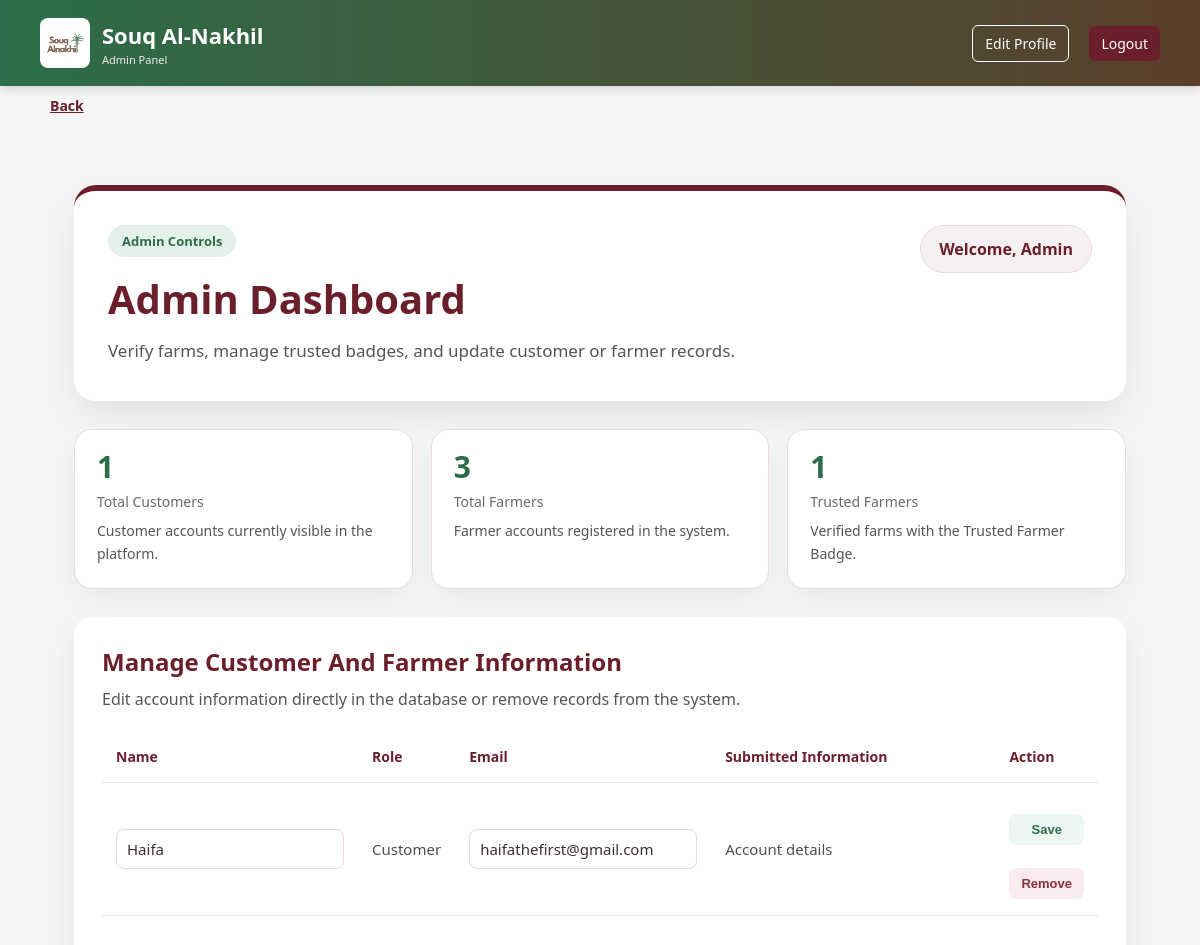
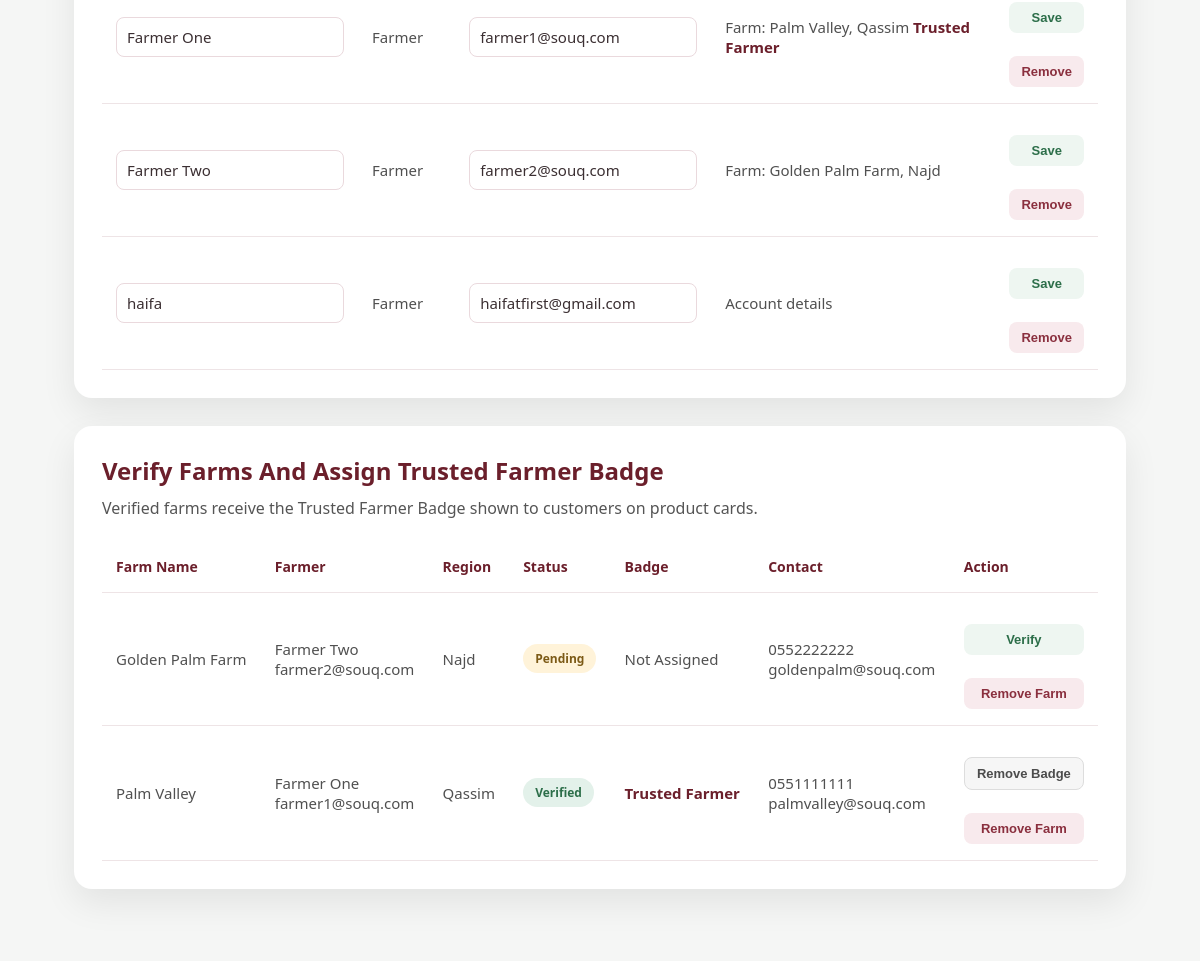
Page /AdminDashboard.php (signed in, upper part) on the earlier database version (2 pictures, top to bottom).
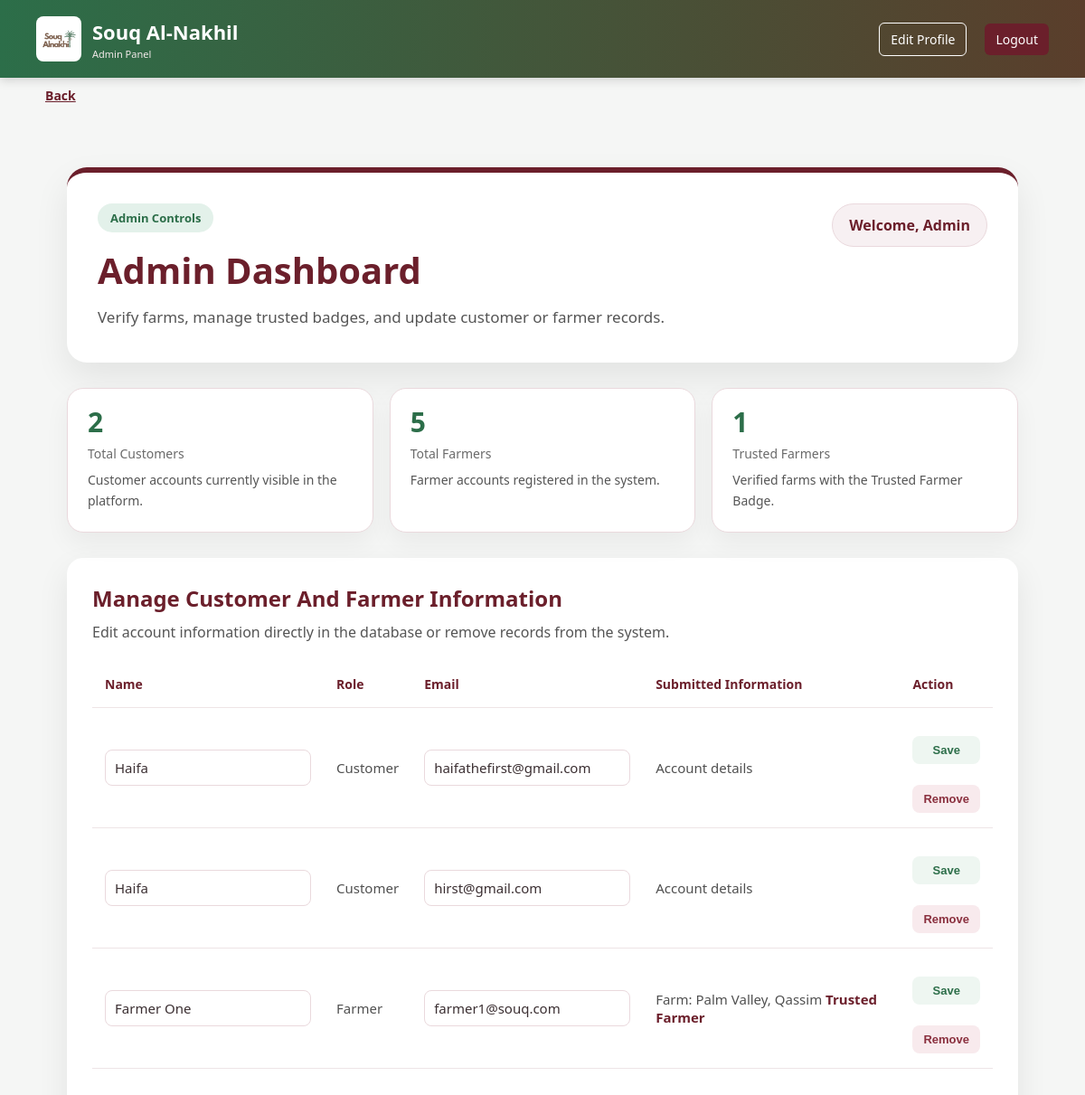
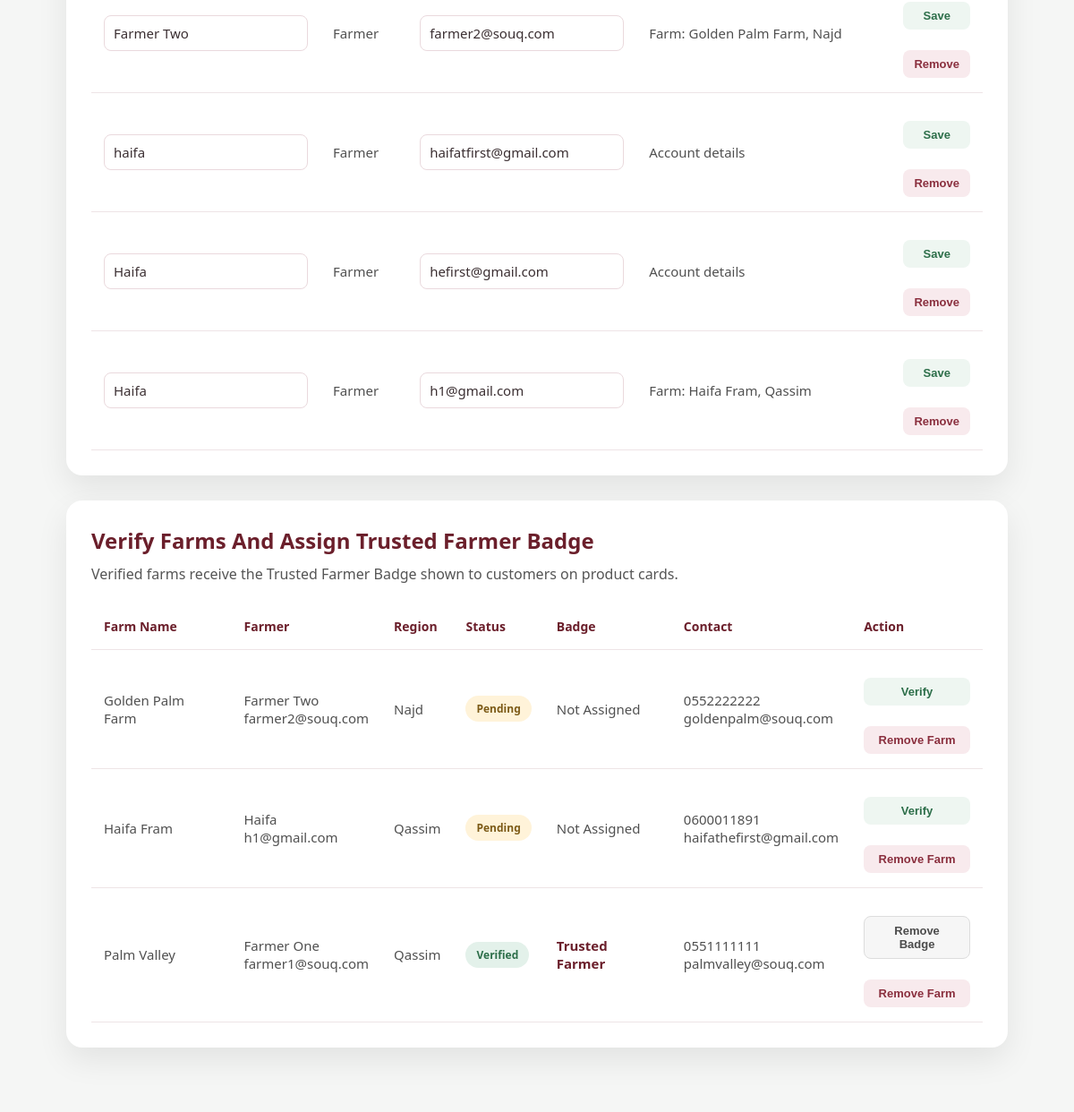
Same page on the later database version (2 pictures, top to bottom).
### tables this page shows
CREATE TABLE `users` (
  `id` int(11) NOT NULL,
  `full_name` varchar(100) NOT NULL,
  `email` varchar(100) NOT NULL,
  `password` varchar(255) NOT NULL,
  `role` enum('customer','farmer','admin') NOT NULL,
  `created_at` timestamp NOT NULL DEFAULT current_timestamp()
);

CREATE TABLE `farms` (
  `id` int(11) NOT NULL,
  `farmer_user_id` int(11) NOT NULL,
  `farm_name` varchar(100) NOT NULL,
  `region` enum('Najd','Qassim','Al-Ahsa') NOT NULL,
  `farm_description` text NOT NULL,
  `contact_phone` varchar(20) DEFAULT NULL,
  `contact_email` varchar(100) DEFAULT NULL,
  `is_verified` tinyint(1) DEFAULT 0
);

### AdminDashboard.php (the view, shortened to what the changed rows need)
<?php
include "config.php";
function h($value) {
    return htmlspecialchars((string)$value, ENT_QUOTES, "UTF-8");
}
function count_rows($conn, $sql) {
    $result = mysqli_query($conn, $sql);
    $row = mysqli_fetch_assoc($result);
    return (int)($row["total"] ?? 0);
}
$customer_count = count_rows($conn, "SELECT COUNT(*) AS total FROM users WHERE role = 'customer'");
$farmer_count = count_rows($conn, "SELECT COUNT(*) AS total FROM users WHERE role = 'farmer'");
$users_sql = "SELECT
                u.id,
                u.full_name,
                u.email,
                u.role,
                f.farm_name,
                f.region,
                f.is_verified
              FROM users u
              LEFT JOIN farms f ON f.farmer_user_id = u.id
              WHERE u.role IN ('customer', 'farmer')
              ORDER BY u.role, u.full_name";
$users_result = mysqli_query($conn, $users_sql);
$farms_sql = "SELECT
                f.id,
                f.farm_name,
                f.region,
                f.contact_phone,
                f.contact_email,
                f.is_verified,
                u.full_name AS farmer_name,
                u.email AS farmer_email
              FROM farms f
              INNER JOIN users u ON u.id = f.farmer_user_id
              ORDER BY f.is_verified ASC, f.farm_name";
$farms_result = mysqli_query($conn, $farms_sql);
?>
<!DOCTYPE html>
<html lang="en">
<head>
  <link rel="stylesheet" href="style.css">
</head>
<body>
  <main class="page-shell">
    <section class="dashboard-hero">
      <div class="dashboard-hero-top">
        <div>
          <h1>Admin Dashboard</h1>
        </div>
      </div>
    </section>
    <section class="stats-row">
      <div class="dashboard-stat">
        <strong><?php echo $customer_count; ?></strong>
        <span>Total Customers</span>
        <p>Customer accounts currently visible in the platform.</p>
      </div>
      <div class="dashboard-stat">
        <strong><?php echo $farmer_count; ?></strong>
        <span>Total Farmers</span>
        <p>Farmer accounts registered in the system.</p>
      </div>
    </section>
    <section class="panel">
      <div class="table-scroll">
        <table class="admin-table">
          <thead>
            <tr>
              <th>Name</th>
              <th>Role</th>
              <th>Email</th>
              <th>Submitted Information</th>
              <th>Action</th>
            </tr>
          </thead>
          <tbody>
            <?php if ($users_result && mysqli_num_rows($users_result) > 0) { ?>
              <?php while ($user = mysqli_fetch_assoc($users_result)) { ?>
                <?php $form_id = "user-form-" . (int)$user["id"]; ?>
                <tr>
                  <td>
                    <input class="admin-inline-input" form="<?php echo h($form_id); ?>" type="text" name="full_name" value="<?php echo h($user["full_name"]); ?>" required>
                  </td>
                  <td><?php echo h(ucfirst($user["role"])); ?></td>
                  <td>
                    <input class="admin-inline-input" form="<?php echo h($form_id); ?>" type="email" name="email" value="<?php echo h($user["email"]); ?>" required>
                  </td>
                  <td>
                    <?php if ($user["role"] === "farmer" && $user["farm_name"]) { ?>
                      Farm: <?php echo h($user["farm_name"]); ?>,
                      <?php echo h($user["region"]); ?>
                      <?php if ((int)$user["is_verified"] === 1) { ?>
                        <span class="trusted-badge">Trusted Farmer</span>
                      <?php } ?>
                    <?php } else { ?>
                      Account details
                    <?php } ?>
                  </td>
                  <td>
                    <form id="<?php echo h($form_id); ?>" method="POST" action="AdminDashboard.php">
                      <div class="table-actions">
                        <button class="mini-btn edit" type="submit" name="action" value="update_user">Save</button>
                        <button class="mini-btn delete" type="submit" name="action" value="delete_user" onclick="return confirm('Remove this user and related farmer information?');">Remove</button>
                      </div>
                    </form>
                  </td>
                </tr>
              <?php } ?>
            <?php } else { ?>
              <tr>
                <td colspan="5">No customer or farmer accounts found.</td>
              </tr>
            <?php } ?>
          </tbody>
        </table>
      </div>
    </section>
    <section class="panel">
      <div class="table-scroll">
        <table class="admin-table">
          <thead>
            <tr>
              <th>Farm Name</th>
              <th>Farmer</th>
              <th>Region</th>
              <th>Status</th>
              <th>Badge</th>
              <th>Contact</th>
              <th>Action</th>
            </tr>
          </thead>
          <tbody>
            <?php if ($farms_result && mysqli_num_rows($farms_result) > 0) { ?>
              <?php while ($farm = mysqli_fetch_assoc($farms_result)) { ?>
                <?php $verified = (int)$farm["is_verified"] === 1; ?>
                <tr>
                  <td><?php echo h($farm["farm_name"]); ?></td>
                  <td><?php echo h($farm["farmer_name"]); ?><br><?php echo h($farm["farmer_email"]); ?></td>
                  <td><?php echo h($farm["region"]); ?></td>
                  <td>
                    <span class="pill <?php echo $verified ? "approved" : "review"; ?>">
                      <?php echo $verified ? "Verified" : "Pending"; ?>
                    </span>
                  </td>
                  <td>
                    <?php if ($verified) { ?>
                      <span class="trusted-badge">Trusted Farmer</span>
                    <?php } else { ?>
                      <span class="badge-text">Not Assigned</span>
                    <?php } ?>
                  </td>
                  <td>
                    <?php echo h($farm["contact_phone"] ?: "No phone"); ?><br>
                    <?php echo h($farm["contact_email"] ?: "No email"); ?>
                  </td>
                  <td>
                    <div class="table-actions">
                      <form method="POST" action="AdminDashboard.php">
                        <?php if ($verified) { ?>
                          <button class="mini-btn plain" type="submit" name="action" value="unverify_farm">Remove Badge</button>
                        <?php } else { ?>
                          <button class="mini-btn edit" type="submit" name="action" value="verify_farm">Verify</button>
                        <?php } ?>
                      </form>
                      <form method="POST" action="AdminDashboard.php">
                        <button class="mini-btn delete" type="submit" name="action" value="delete_farm" onclick="return confirm('Remove this farm and its products?');">Remove Farm</button>
                      </form>
                    </div>
                  </td>
                </tr>
              <?php } ?>
            <?php } else { ?>
              <tr>
                <td colspan="7">No farms found.</td>
              </tr>
            <?php } ?>
          </tbody>
        </table>
      </div>
    </section>
  </main>
</body>
</html>

Differences in the rows shown:
added users: full_name "Haifa", role "Customer", email "hirst@gmail.com", shows "Account details"
added users: full_name "Haifa", role "Farmer", email "hefirst@gmail.com", shows "Account details"
added farms: full_name "Haifa", farmer_user.role "Farmer", email "h1@gmail.com", farm_name "Haifa Fram", region "Qassim", farmer_user.full_name "Haifa", farmer_user.email "h1@gmail.com", is_verified "Pending", contact_phone "0600011891", contact_email "haifathefirst@gmail.com"
Other differences:
$customer_count: "1" → "2"
$farmer_count: "3" → "5"
